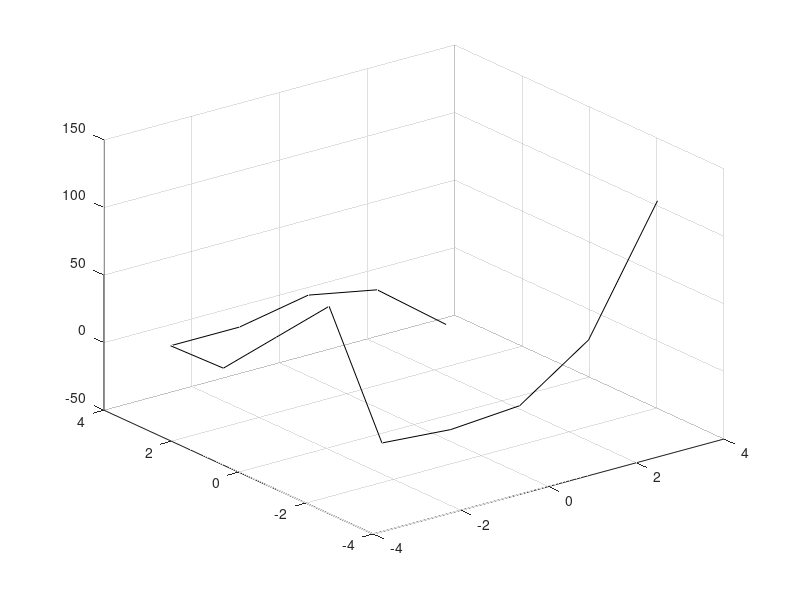
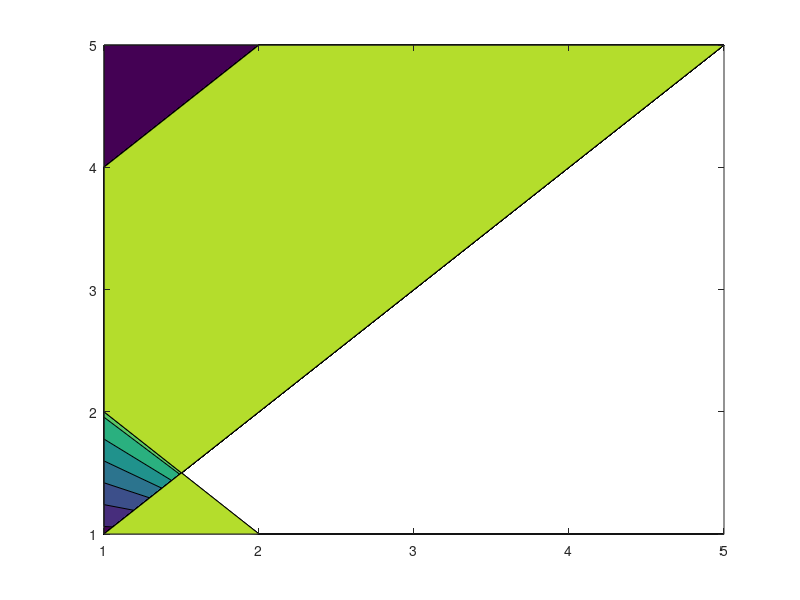

Source code (MATLAB) for these figures, in order:
%   2D Helmholtz Equation
%   Daniel Cariel
%       This codes..... Add description 


%Region for the Helmholtz Equation
clc; clear all;
n=input( 'Input value of n:');
a_x= -pi;
b_x= pi;
a_y= -pi;
b_y= pi;
x= linspace(a_x,b_y,n);
y= linspace(a_y,b_y,n);

%Discretization Coefficients
   gamma= pi;
   h= (b_x)/n;
   
 
   
 
 
 
% Boundary Conditions
 
 
 
%  GAUSS SEIDEL NUMERICAL SOLVER 
 
 u= zeros(n); % Initial guess for gauss seidel approximation 
 
 %Boundary Conditions
    %Dirishlet 
    u(:,1)= b_y.*((b_y-a_y).^2)+ ((x(:)-a_x)/(b_x-a_x)).* (((b_y-a_y).^2).*cos(pi.*(b_y/a_y))-b_y.*(b_y-a_y).^2);

    u(n,:)= ((y(:)-a_y).^2).*cos(pi.*(y(:)/a_y));
 
    u(1,:)= y(:).*(y(:)-a_y).^2;


 
 %Gauss Seidel Iterations
 error=1;
 iteration=0;

while max(max(error))>=1e-6
% while iteration < 100
   
  iteration=iteration+1;
  u_0=u;
    for i=2:n-1
        for j=2:n-1
          F(i,j)= cos((pi/2)*(2*((x(i)-a_x)/(b_x-a_x))+1))*sin((pi*y(j)-a_y)/(b_y-a_y));
          u(i,j)= (1/((gamma*h^2)-4))*((h^2)*F(i,j)-(u(i+1,j)+u(i-1,j)+u(i,j+1)+u(i,j-1)));
        end 
        u(i,n)= (1/((gamma*h^2)-4))*((h^2)*F(i,j)-(u(i+1,j)+u(i-1,j)+u(i,j+1)+u(i,j+1))); 
    end
     u_f=u;
     error= abs(u_f-u_0)./(u_f)

end 


iteration

figure(1)
surf(x,y,u)
figure(2)
contourf(u)
     
 
 
 
 